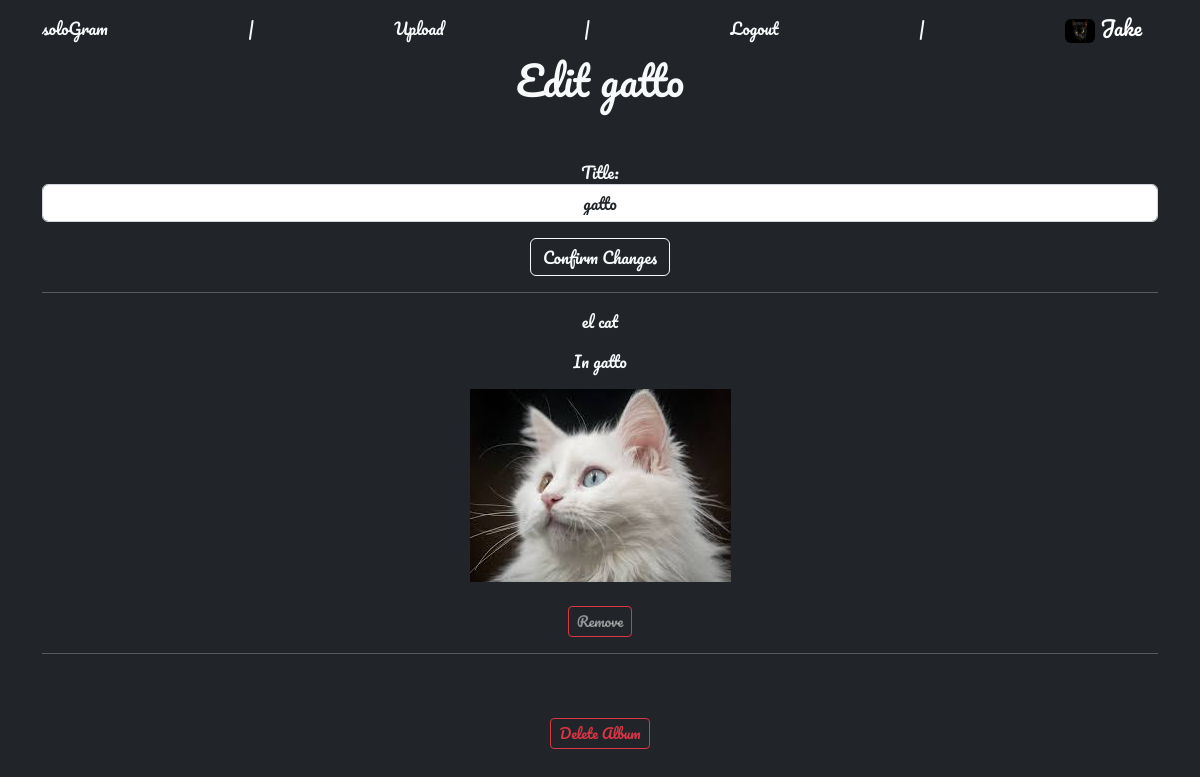
Page /album/2/edit (signed in) on the committed database.
### theFeed/models.py (models this page shows, shortened)
class Profile(models.Model):
    user = models.OneToOneField(User, null=True, on_delete=models.CASCADE, related_name='profile')
    about_me = models.TextField(null=True)
    profile_pic = models.ImageField(null=True, blank=False, upload_to='images/', default='static\img\missing_avatar.png')
    created_at = models.DateTimeField(auto_now_add=True)
    updated_at = models.DateTimeField(auto_now=True)

class Album(models.Model):
    title = models.CharField(max_length=256, null=False, blank=False)
    author = models.ForeignKey(User, on_delete=models.CASCADE, related_name='albums')
    posted_on = models.DateField(auto_now_add=True)
    created_at = models.DateTimeField(auto_now_add=True)
    updated_at = models.DateTimeField(auto_now=True)

class Post(models.Model):
    title = models.CharField(max_length=256, null=False, blank=False)
    album = models.ForeignKey(Album, null=True, on_delete=models.SET_NULL, related_name='posts')
    description = models.TextField()
    file = models.ImageField(null=True, blank=False, upload_to='images/')
    author = models.ForeignKey(User, on_delete=models.CASCADE, related_name='post')
    likes = models.ManyToManyField(User, related_name='post_likes')
    posted_on = models.DateField(auto_now_add=True)
    created_at = models.DateTimeField(auto_now_add=True)
    updated_at = models.DateTimeField(auto_now=True)
    class Meta:
        ordering = ('-created_at',)

### theFeed/views.py (the view)
# urls.py: path('album/<int:pk>/edit', AlbumEditView.as_view(), name='edit_album'),
class AlbumEditView(UpdateView):
    model = Album
    form_class = EditAlbumForm
    template_name = 'edit_album.html'

### theFeed/forms.py
class EditAlbumForm(forms.ModelForm):
    class Meta:
        model = Album
        fields = ['title']
        widgets = {
            'title': forms.TextInput(attrs=({'class': 'form-control text-center'})),
        }

### theFeed/Templates/edit_album.html (shortened to what this page needs)
{% extends 'base.html' %}
{% block content %}
{% if user.is_authenticated %}
{% if user.id == album.author.id %}
    <h1 style="animation: pulse 2.3s infinite alternate; font-family: 'Pacifico';">Edit {{ album.title }}</h1>
    <br><br>
    <div class="">
        <div class="form-group">
            <form method="POST" enctype="multipart/form-data">
                {{ form.as_p }}
                <button class="btn btn-outline-light">Confirm Changes</button>
            </form>
        </div>
    </div>
    {% for post in album.author.post.all %}
        <hr><p>{{ post.title }}</p>
        {% if post in album.posts.all %}
            <p style="animation: pulse 2.3s infinite alternate;">In {{ album.title }}</p>
        {% endif %}
        <img style="max-width: 100%;" src="{{ post.file.url }}" alt=""><br><br>
        <div class="form-group d-flex justify-content-center">
            <br>
            {% if post in album.posts.all %}
            <form action="{% url 'remove_from_album' album.pk %}" method="POST">
                <button class="btn btn-outline-danger text-white-50 btn-sm" type="submit" name="album_id" value="{{ album.id }}">Remove</button>
            </form>
            {% else %}
            <form action="{% url 'add_to_album' album.pk %}" method="POST">
                {% csrf_token %}
                <input type="hidden" name="post_id" value="{{ post.id }}">
                <button class="btn btn-outline-danger text-white-50 btn-sm" type="submit" name="album_id" value="{{ album.id }}">Add</button>
            </form>
            {% endif %}
        </div>
    {% endfor %}
    <hr>
    <br><br><a class="btn btn-outline-danger btn-sm" href="{% url 'album_delete' album.pk %}">Delete Album</a>
{% endif %}
{% endif %}
{% endblock %}

### theFeed/Templates/base.html (shortened to what this page needs)
<!doctype html>
<html lang="en">
<head>
        {% load static %}
    <link href="https://cdn.jsdelivr.net/npm/bootstrap@5.2.0-beta1/dist/css/bootstrap.min.css" rel="stylesheet">
</head>
<body class="text-light text-center bg-dark" style="min-height: 1000px; font-family: 'Pacifico';">
    <nav class="navbar bg-transparent text-light">
        <div class="container">
            {% if user.is_authenticated %}
                <a style="animation: flicker 5.9s infinite alternate; font-family: 'Pacifico';" class="nav-link" href="{% url 'home' %}">soloGram</a> |
                <a style="animation: pulse 1.2s infinite alternate; font-family: 'Pacifico';" class="nav-link" href="{% url 'upload' %}">Upload</a> |
                <a style="animation: redflicker 1.9s infinite alternate; font-family: 'Pacifico';" class="nav-link" href="{% url 'logout' %}" >Logout</a> |
                <a style="animation: pulse 1.9s infinite alternate; font-family: 'Pacifico'; color: white;" class="navbar-brand" href="{% url 'profile' request.user.id %}">
                {% if request.user.profile.profile_pic %}
                    <img class="rounded" src="{{ MEDIA_URL }}{{ request.user.profile.profile_pic.url }}" alt="" width="30" height="24">  {{ request.user.first_name }}</a>
                {% else %}
                    <a id="nava" style="animation: pulse 1.2s infinite alternate; font-family: 'Pacifico';" class="nav-link" href="{% url 'profile' request.user.id %}">  {{ request.user.first_name }}</a>
                {% endif %}
            {% else %}
            <a id="nava" style="animation: redflicker 1.5s infinite alternate; font-family: 'Pacifico';" class="nav-link" href="{% url 'login' %}">soloGram</a>
            {% endif %}
        </div>
    </nav>
    <div class="container">
    {% block content %}
    {% endblock %}
    </div>
    <br>
</body>
</html>

### theFeed/Templates/base.html (style rules this page uses)
a { position: relative; top: 0; transition: top ease 0.5s; }

### rows in the picture
Album: title "gatto"
Post: title "el cat", file (picture), {{ album.id }} 2 (drawn)

### other values in the picture
{{ request.user.first_name }} "Jake"
